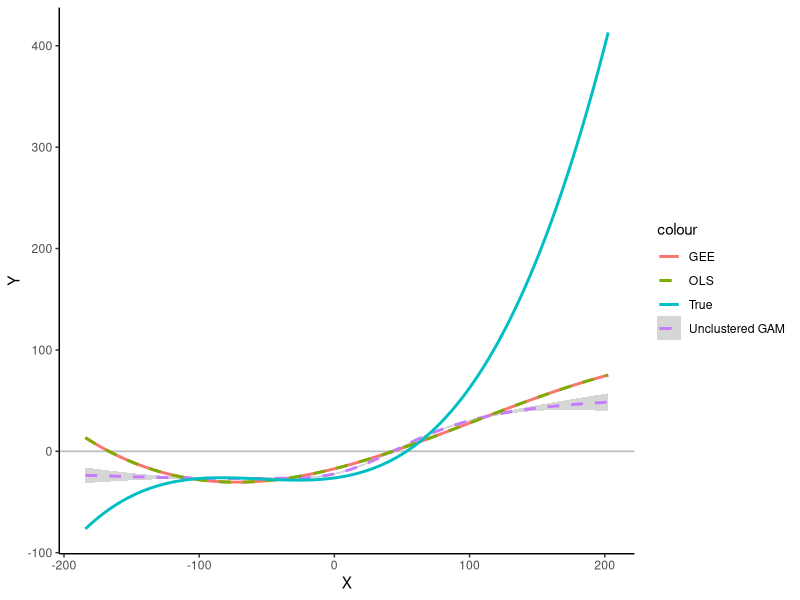

Write R code to recreate this figure.

# Goal: Figure out why fitted values are so different for GEE vs. OLS. 


fitted_y = Vectorize( function( x, model, model.type ) {
  if ( model.type == "lmer" ) {
    return( fixef(model)[1] +
              fixef(best.mod)[2]*x +
              fixef(best.mod)[3]*(x^2) +
              fixef(best.mod)[4]*(x^3) )
  }
  
  if ( model.type == "lm" ) {
    return( coef(model)[1] +
              coef(model)[2]*x +
              coef(model)[3]*(x^2) +
              coef(model)[4]*(x^3) )
  }

}, vectorize.args = "x" )


# p: row of parameters dataframe containing k, mean, V, V.gam, per.cluster, eta
sim_data = function(p, seed = NA ) {
  
  #browser()
  
  N = p$k * p$per.cluster
  
  # generate cluster random intercepts
  if( !is.na(seed) ) set.seed(seed)
  gam1 = rnorm( n = p$k, mean = 0, sd = sqrt( p$V.gam ) )
  gam1i = rep( gam1, each = p$per.cluster )
  
  # generate cluster means for X
  if( !is.na(seed) ) set.seed(seed + 1)
  EX = runif( n = p$k, -100, 100 )
  EXi = rep( EX, each = p$per.cluster )
  
  # observed X
  if( !is.na(seed) ) set.seed(seed + 1)
  X = rnorm( n = N, mean = EXi, sd = p$sdX )
  
  # coefficients from actual data (OLS on trial-level data)
  linpred = -2.629e+01 + 0.18*EXi + 4.414e-03*(EXi^2) + 2.671e-05*(EXi^3)
  
  #plot(X, linpred)
  
  if( !is.na(seed) ) set.seed(seed + 2)
  eps = rnorm( n = N, mean = 0, sd = p$eps.sd )
  Y = linpred + gam1i + eps
  
  #plot(X,Y)
  
  d = data.frame( cluster = rep(1:p$k, each = p$per.cluster),
                  X,
                  Y,
                 EX = EXi,
                  EY = linpred )
  return(d)
}

##### Sanity Check #####
d = sim_data( p = data.frame( k = 183,  # faces
                              per.cluster = 45,  # subjects
                              V.gam = 50,
                              sdX = 30,
                              eps.sd = 10 ),
              seed = 1)



# aggregate model
library(dplyr)
agg = d %>% group_by(cluster) %>%
  summarise( meanX = mean(X),
             meanY = mean(Y) )

# plot(d$X, d$Y)
# plot(d$EX, d$EY)
# plot(agg$meanX, agg$meanY)


library(lme4)
poly3.lmer = lmer( Y ~ X + I(X^2) + I(X^3) +
                           + (1|cluster),
                         data = d )

# independence = good even when X has clusters
# unstructured = CRAZY
# exchangeable = CRAZY
library(gee)
poly3.gee = gee( Y ~ X + I(X^2) + I(X^3),
                     id = as.factor(d$cluster), 
                     corstr="independence",
                     data = d )

# OLS (unbiased but likely wrong inference)
poly3.lm = lm( Y ~ X + I(X^2) + I(X^3),
                   data = d )


poly3.lm.agg = lm( meanY ~ meanX + I(meanX^2) + I(meanX^3),
               data = agg )



library(ggplot2)
ggplot(d, aes(x=X, y=Y) ) +
  geom_hline(yintercept=0, color="gray", lwd=.6) +  # reference line for neutrality
  #geom_point(alpha = 0.1) +  # can comment out to improve speed
  theme_classic() +
  

  stat_function(fun = function(x) fitted_y(x = x, model = poly3.gee, model.type = "lm"),
                aes( color="GEE" ),
                lwd = 1, lty=1) +  

  geom_smooth(lty = 2,
              aes(color = "Unclustered GAM") ) +  # LOESS (another sanity check)
  
  
  stat_function(fun = function(x) fitted_y(x = x, model = poly3.lm, model.type = "lm"),
                aes( color="OLS" ),
                lwd=1, lty = 2) + 

  stat_function(fun = function(x) fitted_y(x = x, model = poly3.lmer, model.type = "lmer"),
                aes( color="LMER" ),
                lwd=1, lty = 2) +
  
  stat_function( fun = function(x) -2.629e+01 + 0.18*x + 4.414e-03*(x^2) + 2.671e-05*(x^3),
                 aes( color = "True" ),
                      lwd = 1, lty = 1 )


# CLUSTERING IN X MATTERS A LOT!! 
# TRIED ITS SD = 0 VS 10
